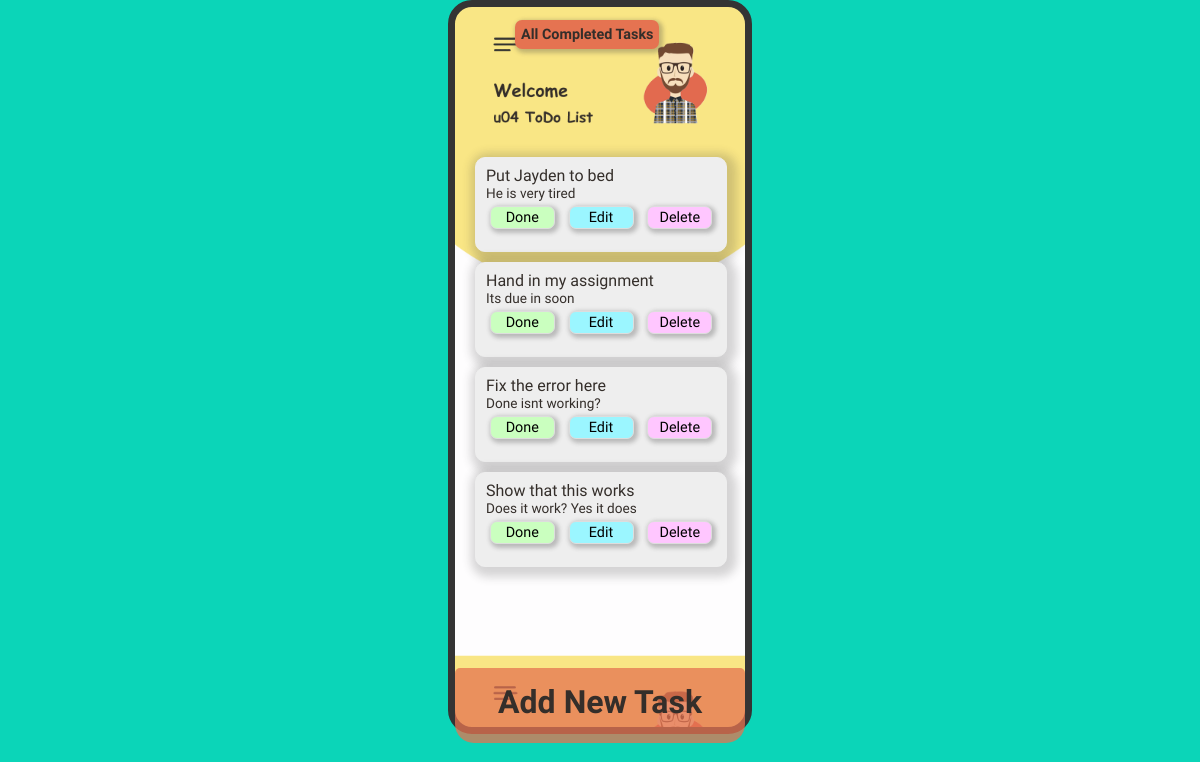
The page / on the database its author committed.
### tables this page shows
CREATE TABLE `task` (
  `taskId` int(11) NOT NULL AUTO_INCREMENT,
  `taskTitle` varchar(50) NOT NULL,
  `taskDescription` varchar(50) DEFAULT NULL,
  `taskDone` tinyint(1) DEFAULT NULL,
  `taskDate` date DEFAULT NULL,
  `userId` int(11) DEFAULT NULL,
  PRIMARY KEY (`taskId`),
  KEY `userId` (`userId`),
  CONSTRAINT `task_ibfk_2` FOREIGN KEY (`userId`) REFERENCES `user` (`userId`) ON UPDATE NO ACTION
);

### crud.php (called while the page is built, shortened)
<?php
function getAllTasks()
{
    $conn = prepareDB();
    $query =<<<SQL
    SELECT * FROM task WHERE taskDone=0;
    SQL;
    try {
        $stmt = $conn->prepare($query);
        $stmt->execute();
        $stmt->setFetchMode(PDO::FETCH_ASSOC);
        return $stmt->fetchAll();
    }
    catch (PDOException $error) {
        echo "Error: " . $error->getMessage();
    }
}
?>

### index.php (the view, shortened to what this page needs)
<!DOCTYPE html>
<html lang="en">
<head>
    <link rel="stylesheet" href="styles.css">
</head>
<body>
<section class="iPhone">
<?php
    include 'crud.php';
?>
<div class="iPhoneScreen">
<div class="iPhoneHeader">
<a href="doneTasks.php" class="done-tasks">All Completed Tasks</a>
</div>
    <?php
    echo("<ul class='taskContainer'>");
foreach(getAllTasks() as $task)
    {
        print("<li>");
        print("<a href='" . $_SERVER["PHP_SELF"] . "?showtaskId=" . $task["taskId"] . "' class='task'>");
        print($task['taskTitle']);
        print("</a>");
        print("<a href='" . $_SERVER["PHP_SELF"] . "?showtaskId=" . $task["taskId"] . "' class='description'>");
        print($task['taskDescription']);
        print("</a><div class=buttonBox>");
        print("<a href='" . $_SERVER["PHP_SELF"] . "?taskDone=" . $task["taskId"] . "' class='font'>");
        print("<button type='button' class='done-button'>Done</button>");
        print("</a>");
        print("<a href='" . $_SERVER["PHP_SELF"] . "?showtaskId=" . $task["taskId"] . "' class='font'>");
        print("<button type='button' class='edit-button'>Edit</button>");
        print("</a>");
        print("<a href='" . $_SERVER["PHP_SELF"] . "?deletetaskId=" . $task["taskId"] . "' class='font'>");
        print("<button type='button' class='remove-button'>Delete</button>");
        print("</a>");
        print("</a></div>");
        print("</li>");
    }
    echo("</ul>");
    ?>
<a href="addTask.php" class="addTask">Add New Task</a>
</div>
</section>
</body>
</html>

### styles.css (style rules this page uses)
body { background-color: #0bd5b8; height: 100vh; margin: 0; padding: 0; }
body .iPhone { background-image: url(/screensaver.png); background-size: 100%; border: 7px solid #343434; border-radius: 24px; width: 290px; height: 90vh; margin: auto; overflow-y: scroll; overflow-x: hidden; z-index: 1000; }
body .iPhone .iPhoneScreen .done-tasks { position: fixed; left: 515px; top: 20px; padding: 6px; font-family: kalam; font-weight: bold; color: #342e2a; font-size: 0.9em; text-decoration: none; border-radius: 7px; box-shadow: 2px 2px 4px 2px rgba(66, 65, 65, 0.3); background-color: rgb(229, 115, 81); }
body .iPhone .iPhoneScreen .addTask { background-color: rgba(229, 115, 81, 0.75); cursor: pointer; position: fixed; bottom: 57px; height: 60px; width: 290px; border-radius: 5px 5px 19px 19px; font-family: kalam; font-size: 2em; font-weight: 600; text-decoration: none; color: #342e2a; text-align: center; padding-top: 15px; }
body .iPhone .iPhoneScreen .taskContainer { margin-top: 150px; padding-bottom: 60px; }
body .iPhone .iPhoneScreen .taskContainer li { display: flex; flex-direction: column; background-color: #eee; border-radius: 10px; border: 1px solid #eee; box-shadow: 3px 3px 10px 7px rgba(49, 49, 49, 0.2); text-decoration: none; width: 250px; list-style: none; height: 75px; margin-bottom: 10px; margin-left: -20px; font-family: kalam; color: #342e2a; padding-top: 8px; padding-bottom: 10px; }
body .iPhone .iPhoneScreen .taskContainer li .task { text-decoration: none; color: #342e2a; font-weight: 400; font-size: 1em; margin-left: 10px; }
body .iPhone .iPhoneScreen .taskContainer li .description { text-decoration: none; color: #342e2a; font-weight: 400; font-size: 0.85em; margin-left: 10px; margin-bottom: 5px; }
body .iPhone .iPhoneScreen .taskContainer li .buttonBox { display: flex; justify-content: space-evenly; }
body .iPhone .iPhoneScreen .taskContainer li .done-button { font-family: kalam; font-size: 0.9em; width: 65px; height: 23px; border: 1px solid #ddd; border-radius: 7px; box-shadow: 2px 2px 4px 2px rgba(66, 65, 65, 0.3); background-color: #caffbf; }
body .iPhone .iPhoneScreen .taskContainer li .remove-button { background-color: #ffc6ff; font-family: kalam; font-size: 0.9em; width: 65px; height: 23px; border: 1px solid #ddd; border-radius: 7px; box-shadow: 2px 2px 4px 2px rgba(66, 65, 65, 0.3); }
body .iPhone .iPhoneScreen .taskContainer li .edit-button { background-color: #9bf6ff; font-family: kalam; font-size: 0.9em; width: 65px; height: 23px; border: 1px solid #ddd; border-radius: 7px; box-shadow: 2px 2px 4px 2px rgba(66, 65, 65, 0.3); }

### rows shown on the page
task: taskTitle "Put Jayden to bed", taskDescription "He is very tired"
task: taskTitle "Hand in my assignment", taskDescription "Its due in soon"
task: taskTitle "Fix the error here", taskDescription "Done isnt working?"
task: taskTitle "Show that this works", taskDescription "Does it work? Yes it does"
